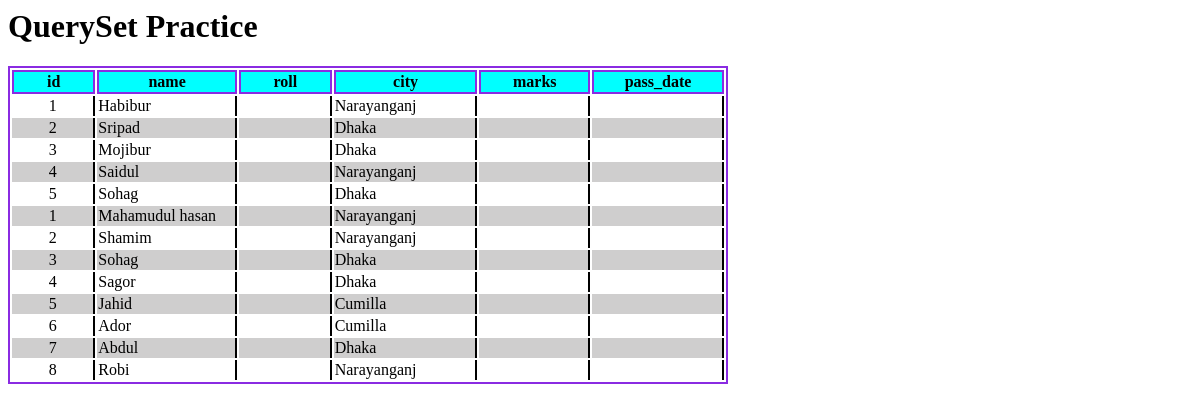
The page / on the database its author committed.
### queryapp/models.py (models this page shows)
class Teacher(models.Model):
    name = models.CharField( max_length=70)
    idnum = models.IntegerField(unique=True, null = False)
    city = models.CharField( max_length=50)
    salary = models.IntegerField()
    join_date = models.DateField()

### queryapp/views.py (the view)
# urls.py: 2. Add a URL to urlpatterns:  path('', views.home, name='home')
def home(request):
    stdquery = Std.objects.values_list('id', 'name', 'city', named= True)
    teacherquery = Teacher.objects.values_list('id', 'name', 'city', named= True)
    std_info = teacherquery.union(stdquery, all=True)
    print("return: ", std_info)
    print("\nSQL query: ", std_info.query)
    return render(request, 'index.html', {'students':std_info})

### templates/index.html (shortened to what this page needs)
<html lang="en">
<head>
</head>
<body>
    <h1>QuerySet Practice</h1>
    <table>
        <th>id</th>
        <th>name</th>
        <th>roll</th>
        <th>city</th>
        <th>marks</th>
        <th>pass_date</th>
        {% for std in students %}
            <tr>
                <td>{{std.id}}</td>
                <td>{{std.name}}</td>
                <td>{{std.roll}}</td>
                <td>{{std.city}}</td>
                <td>{{std.marks}}</td>
                <td>{{std.pass_date}}</td>
            </tr>
        {% endfor %}
    </table>
</body>
</html>

### templates/index.html (style rules this page uses)
table, th, tr { border: 2px solid blueviolet; width: 60vw; }
th { background-color: aqua; }
tr:nth-child(odd) { background-color: rgb(207, 206, 206); }
td { border-right: 2px solid black; text-align: center; }
td:nth-child(even) { text-align: left !important; }

### rows shown on the page
Teacher: name "Habibur" "Mahamudul hasan", city "Narayanganj" "Narayanganj"
Teacher: name "Sripad" "Shamim", city "Dhaka" "Narayanganj"
Teacher: name "Mojibur" "Sohag", city "Dhaka" "Dhaka"
Teacher: name "Saidul" "Sagor", city "Narayanganj" "Dhaka"
Teacher: name "Sohag" "Jahid", city "Dhaka" "Cumilla"

### other values the page prints
{{ std.id }} "1" "2" "3" "4" "5" "1" "2" "3" "4" "5" "6" "7" "8"
